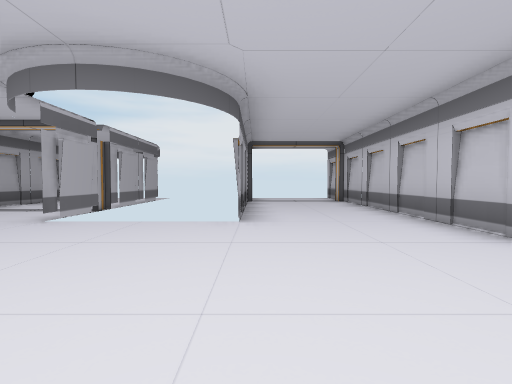
View 1 (above)

16 first-person views from a walk through a 3-D level made in the Unity game engine. The camera is 1.2 m above the floor, tilts 2° down and sees 85° across. Doors are open. The floor is counted in squares, 2 m on a side. Each view is taken from the middle of a square. On the plan, view 1 faces up. The plan holds only what a view shows up to about 9 squares ahead; the rest is blank. The place goes on beyond the plan.

View 2
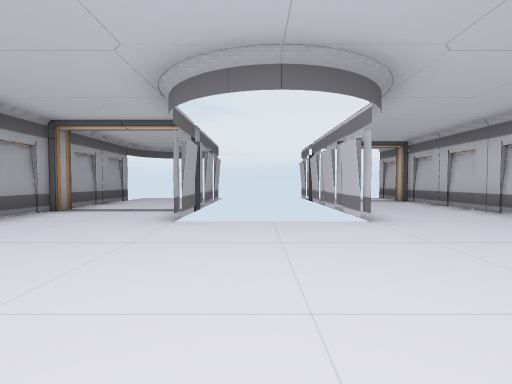

View 3
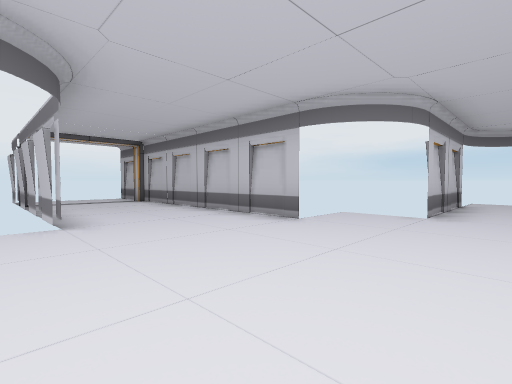

View 4
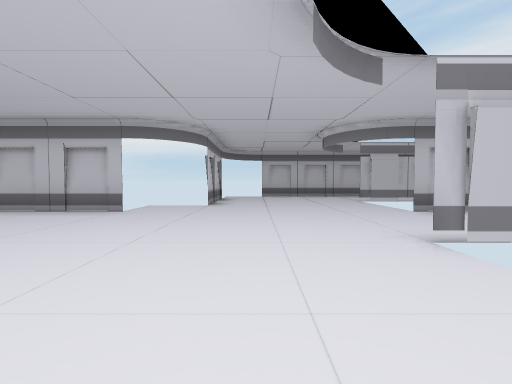

View 5
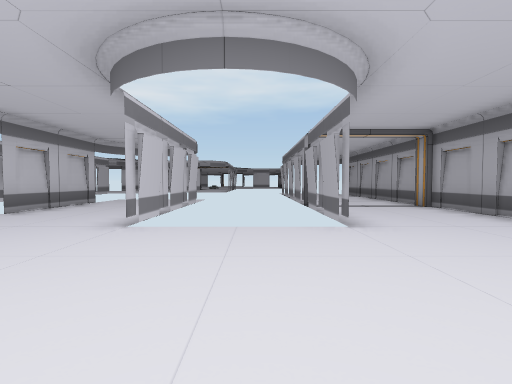

View 6
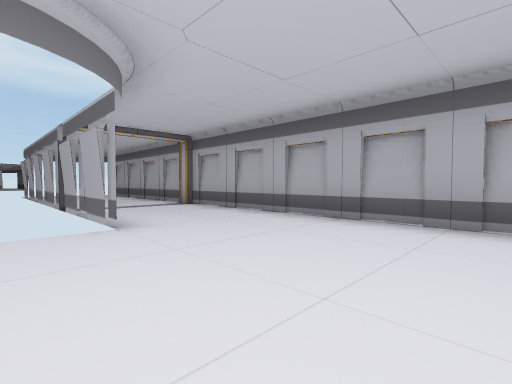

View 7
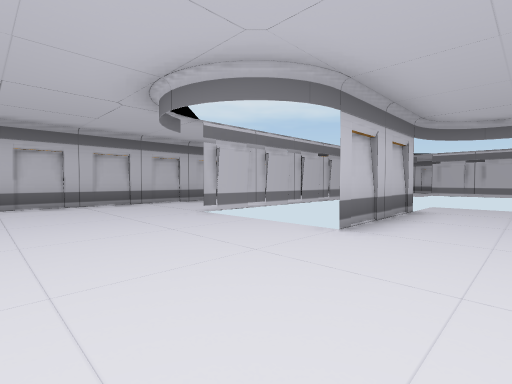

View 8
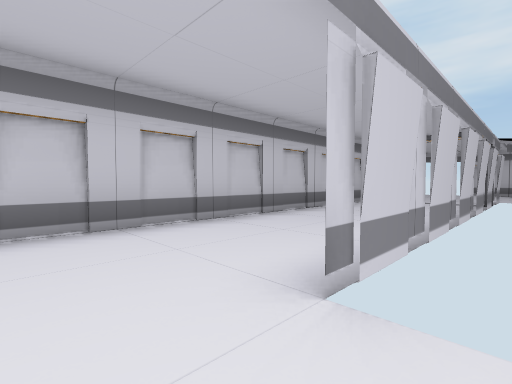

View 9
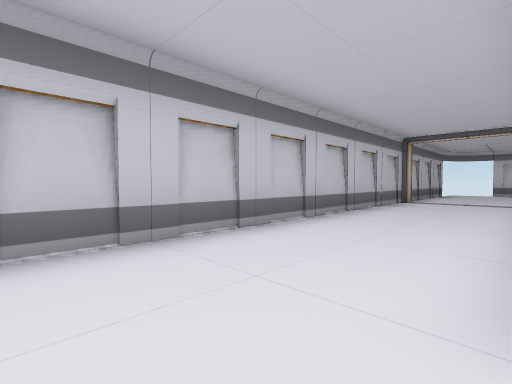

View 10
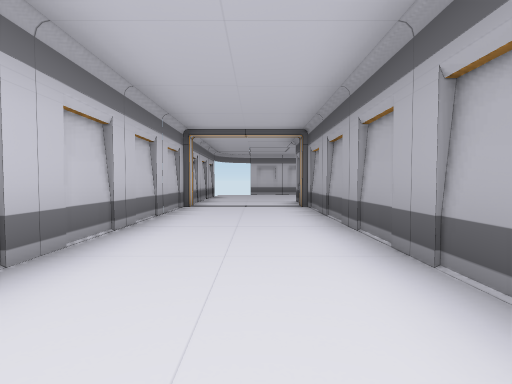

View 11
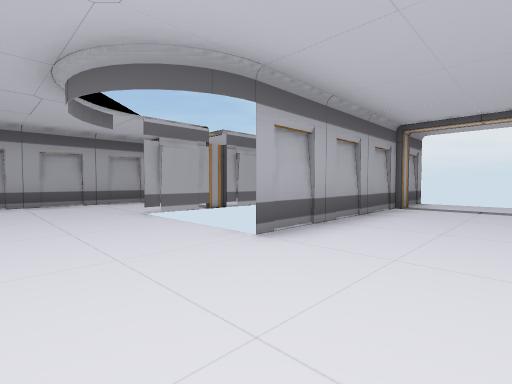

View 12
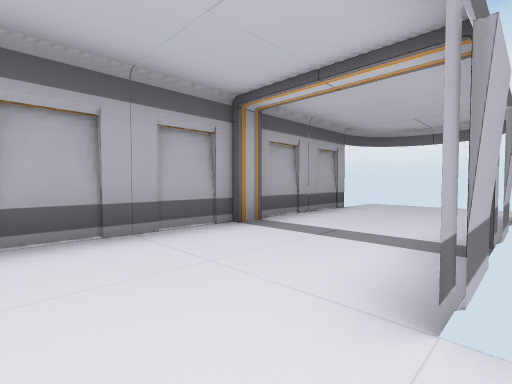

View 13
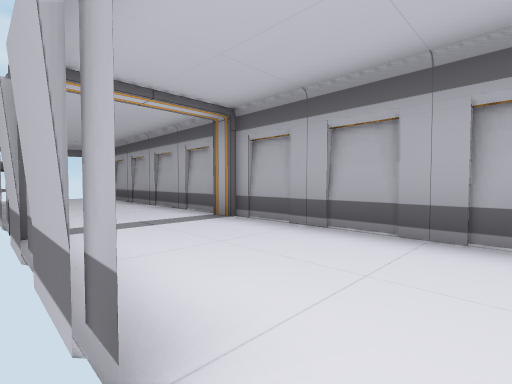

View 14
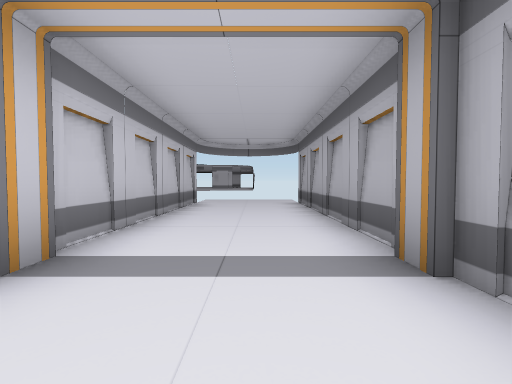

View 15
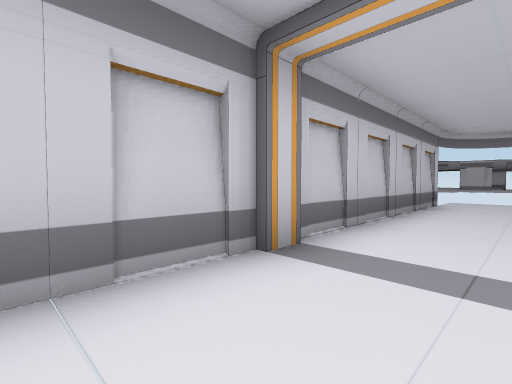

View 16
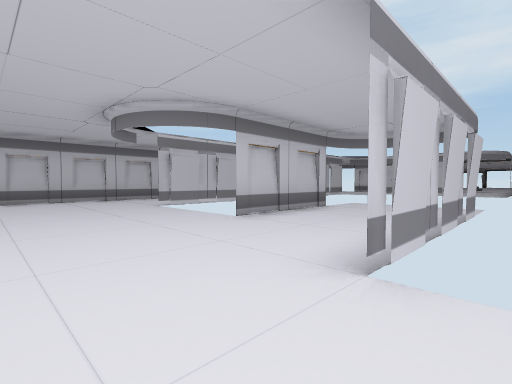

### Floor plan
Key: @ floor where view 1 was taken; # wall or solid block; x gap in a wall; . floor; D open door.
Columns run from 7 left of view 1 to 9 right of it. Each row starts with its distance up from view 1.
 11       #
 10   ..  #...
  9  #..# #DDD#
  8 ##..# #...#
  7 #...# #...#
  6 #DDD# #...#
  5 #...# #...#
  4 #.........#
  3 #.........#
  2 #...........##
  1 #...............
  0 #......@........
 -1 #...............#
 -2 #...# #.........#
 -3 #...# #.........#
 -4 ##..# #...# #...#
 -5  DDD# #...# #...#
 -6  #..#  ...x #...#
 -7  #..#  ...  #...#
 -8  #..#       #...#
 -9  #..#       #...#
-10  #..#       ##..#
-11  #..#        DDD#
-12              #  #

Where each view was taken, in squares from view 1:
view 1: 0 up, 0 right, facing up
view 2: 0 up, 2 left, facing up
view 3: 0 up, 1 left, facing up-right
view 4: 0 up, 3 left, facing right
view 5: 2 up, 2 left, facing down
view 6: 2 up, 2 left, facing down-left
view 7: 0 up, 1 right, facing down-right
view 8: 2 down, 5 right, facing down-right
view 9: 2 down, 6 right, facing down-right
view 10: 4 down, 7 right, facing down
view 11: 2 up, 2 right, facing up-left
view 12: 3 up, 3 left, facing up-left
view 13: 1 down, 3 left, facing down-left
view 14: 3 down, 5 left, facing down
view 15: 3 down, 5 left, facing down-right
view 16: 0 up, 1 left, facing down-right
